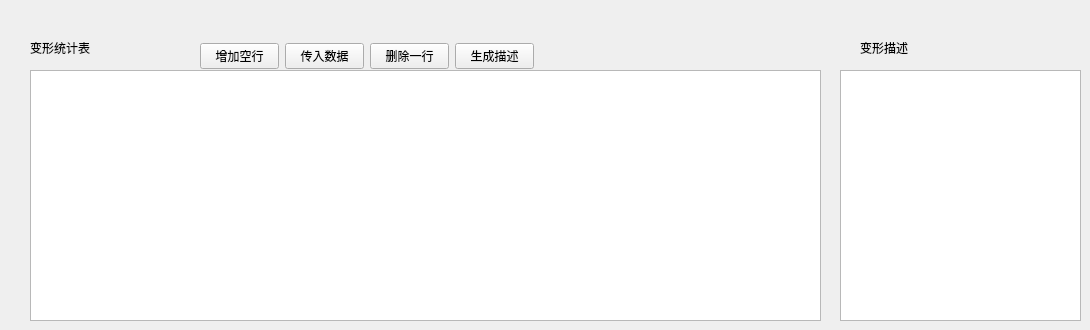
      <widget class="QWidget" name="tab_8">
       <attribute name="title">
        <string>变形统计</string>
       </attribute>
       <widget class="QWidget" name="layoutWidget_4">
        <property name="geometry">
         <rect>
          <x>200</x>
          <y>40</y>
          <width>334</width>
          <height>32</height>
         </rect>
        </property>
        <layout class="QHBoxLayout" name="horizontalLayout_4">
         <item>
          <widget class="QPushButton" name="pushButton_62">
           <property name="text">
            <string>增加空行</string>
           </property>
          </widget>
         </item>
         <item>
          <widget class="QPushButton" name="pushButton_20">
           <property name="text">
            <string>传入数据</string>
           </property>
          </widget>
         </item>
         <item>
          <widget class="QPushButton" name="pushButton_21">
           <property name="text">
            <string>删除一行</string>
           </property>
          </widget>
         </item>
         <item>
          <widget class="QPushButton" name="pushButton_22">
           <property name="text">
            <string>生成描述</string>
           </property>
          </widget>
         </item>
        </layout>
       </widget>
       <widget class="QTextEdit" name="textEdit_3">
        <property name="geometry">
         <rect>
          <x>840</x>
          <y>70</y>
          <width>241</width>
          <height>251</height>
         </rect>
        </property>
       </widget>
       <widget class="QLabel" name="label_107">
        <property name="geometry">
         <rect>
          <x>860</x>
          <y>40</y>
          <width>71</width>
          <height>16</height>
         </rect>
        </property>
        <property name="styleSheet">
         <string notr="true">font: 12pt &quot;黑体&quot;;</string>
        </property>
        <property name="text">
         <string>变形描述</string>
        </property>
       </widget>
       <widget class="QTableWidget" name="tableWidget_4">
        <property name="geometry">
         <rect>
          <x>30</x>
          <y>70</y>
          <width>791</width>
          <height>251</height>
         </rect>
        </property>
       </widget>
       <widget class="QLabel" name="label_108">
        <property name="geometry">
         <rect>
          <x>30</x>
          <y>40</y>
          <width>91</width>
          <height>16</height>
         </rect>
        </property>
        <property name="styleSheet">
         <string notr="true">font: 12pt &quot;黑体&quot;;</string>
        </property>
        <property name="text">
         <string>变形统计表</string>
        </property>
       </widget>
      </widget>
